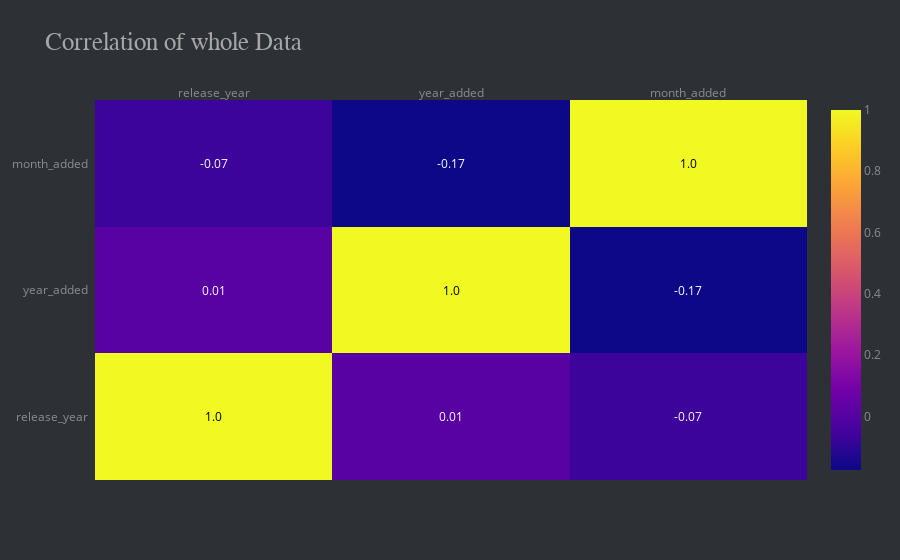

The code cell stored with this chart in its notebook:
### Code cell
#data visualization.
#heatmap
#correlation between the feature show with the help of visualization.

corrs = df.corr()
fig_heatmap = ff.create_annotated_heatmap(
    z=corrs.values,
    x=list(corrs.columns),
    y=list(corrs.index),
    annotation_text=corrs.round(2).values,
    showscale=True
)
fig_heatmap.update_layout(title='Correlation of whole Data',
                          plot_bgcolor='#2d3035', paper_bgcolor='#2d3035',
                          title_font=dict(size=25, color='#a5a7ab', family="Muli, sans-serif"),
                          font=dict(color='#8a8d93')
)

### Figure 1 — Plotly figure (JSON) as saved in the notebook; plotly's stock layout.template omitted (floating-point values rounded to 4 significant figures)
{"data": [{"colorscale": [[0, "#0d0887"], [0.1111, "#46039f"], [0.2222, "#7201a8"], [0.3333, "#9c179e"], [0.4444, "#bd3786"], [0.5556, "#d8576b"], [0.6667, "#ed7953"], [0.7778, "#fb9f3a"], [0.8889, "#fdca26"], [1, "#f0f921"]], "reversescale": false, "showscale": true, "type": "heatmap", "x": ["release_year", "year_added", "month_added"], "y": ["release_year", "year_added", "month_added"], "z": [[1, 0.0098, -0.06699], [0.0098, 1, -0.1749], [-0.06699, -0.1749, 1]]}], "layout": {"annotations": [{"font": {"color": "#000000"}, "showarrow": false, "text": "1.0", "x": "release_year", "xref": "x", "y": "release_year", "yref": "y"}, {"font": {"color": "#FFFFFF"}, "showarrow": false, "text": "0.01", "x": "year_added", "xref": "x", "y": "release_year", "yref": "y"}, {"font": {"color": "#FFFFFF"}, "showarrow": false, "text": "-0.07", "x": "month_added", "xref": "x", "y": "release_year", "yref": "y"}, {"font": {"color": "#FFFFFF"}, "showarrow": false, "text": "0.01", "x": "release_year", "xref": "x", "y": "year_added", "yref": "y"}, {"font": {"color": "#000000"}, "showarrow": false, "text": "1.0", "x": "year_added", "xref": "x", "y": "year_added", "yref": "y"}, {"font": {"color": "#FFFFFF"}, "showarrow": false, "text": "-0.17", "x": "month_added", "xref": "x", "y": "year_added", "yref": "y"}, {"font": {"color": "#FFFFFF"}, "showarrow": false, "text": "-0.07", "x": "release_year", "xref": "x", "y": "month_added", "yref": "y"}, {"font": {"color": "#FFFFFF"}, "showarrow": false, "text": "-0.17", "x": "year_added", "xref": "x", "y": "month_added", "yref": "y"}, {"font": {"color": "#000000"}, "showarrow": false, "text": "1.0", "x": "month_added", "xref": "x", "y": "month_added", "yref": "y"}], "font": {"color": "#8a8d93"}, "paper_bgcolor": "#2d3035", "plot_bgcolor": "#2d3035", "title": {"font": {"color": "#a5a7ab", "family": "Muli, sans-serif", "size": 25}, "text": "Correlation of whole Data"}, "xaxis": {"dtick": 1, "gridcolor": "rgb(0, 0, 0)", "side": "top", "ticks": ""}, "yaxis": {"dtick": 1, "ticks": "", "ticksuffix": "  "}}}
